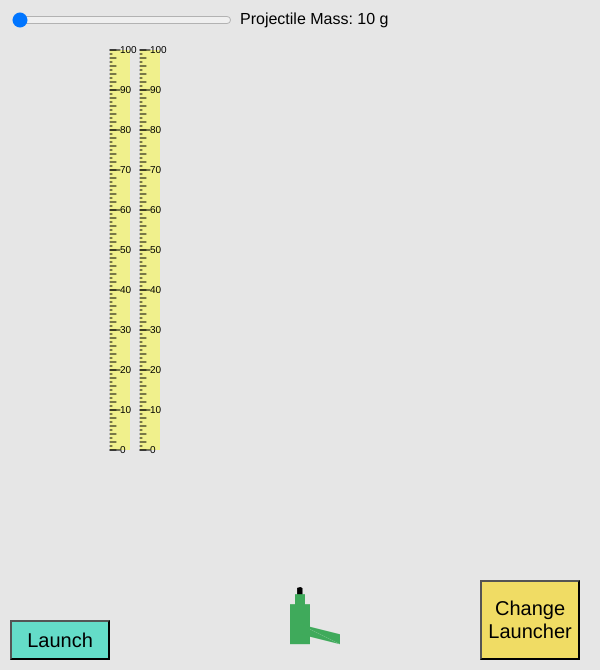
Frame 1 (no input)
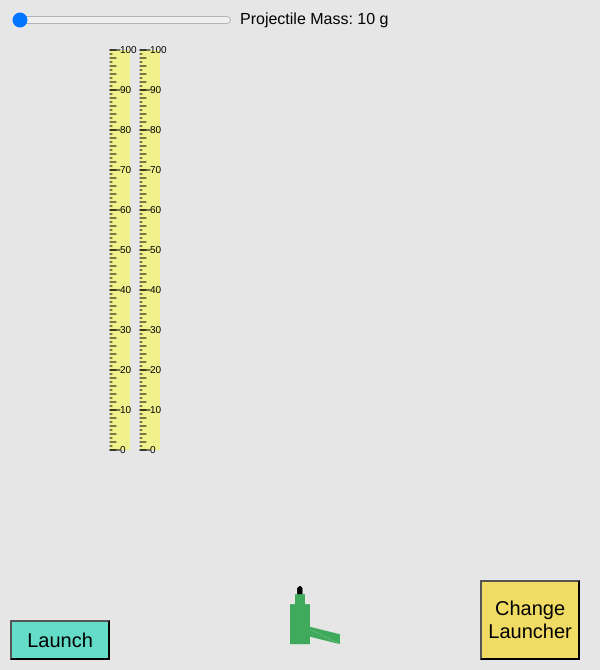
Frame 60 (no input)
Frame 120 (the mouse pressed at the canvas centre since frame 60): identical to frame 60, image omitted

The p5.js sketch that drew these frames (run headless with seeded random() and noise() and a simulated clock; from frame 60 on, the mouse is pressed at the canvas centre):

// p5.js sketch
// ── sketch.js
let projectile;
let resetButton;
let changeLauncher;
let running;
let ruler;
let ruler2;
let energy;
let launcherColor;

function setup() {
  createCanvas(600, 670);

  rectMode(CENTER);
  sliderm = createSlider(10, 100, 1, 0.1);
  sliderm.position(10, 10);
  sliderm.style("width", "220px");

  resetButton = createButton("Launch");
  resetButton.position(10, height - 50);
  resetButton.size(100, 40);
  resetButton.style("font-size", "20px");
  resetButton.style("background-color", color(100, 220, 200));
  resetButton.mousePressed(go);

  changeLauncher = createButton("Change Launcher");
  changeLauncher.position(width - 120, height - 90);
  changeLauncher.size(100, 80);
  changeLauncher.style("font-size", "20px");
  changeLauncher.style("background-color", color(240, 220, 100));
  changeLauncher.mousePressed(newLauncher);

  projectile = new Projectile(1, 0);
  ruler = new Ruler(width / 4, 250, 20, 400);
  ruler2 = new Ruler(width / 5, 250, 20, 400);
  energy = 1000 * round(random(4, 8), 1);

  launcherColor = color(
    22 * random(1, 10),
    22 * random(1, 10),
    22 * random(1, 10)
  );
  launcher = new Launcher(energy, launcherColor);
  running = false;
}

function draw() {
  background(230);
  fill(0);

  textSize(20);
  textAlign(LEFT, CENTER);
  textSize(16);
  noStroke();
  text("Projectile Mass: " + sliderm.value() + " g", 240, 20);
  ruler.display(mouseX, mouseY);
  ruler2.display(mouseX, mouseY);

  projectile.display();
  launcher.display();

  if (running != true) {
    projectile.m = sliderm.value();
    projectile.y = (4.5 * height) / 5;
    projectile.v = -sqrt((2 * launcher.Usp) / projectile.m);
  }

  if (running == true) {
    projectile.move();
  }
}

class Projectile {
  constructor(m, v) {
    this.m = m;
    this.v = v;
    this.y = (4.5 * height) / 5;
  }
  move() {
    this.v += 1;
    this.y += this.v;
  }
  display() {
    fill(0);
    ellipse(width / 2, this.y-15, sqrt(this.m), sqrt(this.m));
    rect(width / 2, this.y, 4, 30);
  }
}

class Ruler {
  constructor(x, y, w, h) {
    this.x = x;
    this.y = y;
    this.w = w;
    this.h = h;
    this.dragging = false;
    this.offsetX = 0;
    this.offsetY = 0;
  }

  display(px, py) {
    fill(240, 240, 140);
    noStroke();
    if (this.dragging) {
      rect(px + this.offsetX, py + this.offsetY, this.w, this.h);
      tickMarks(
        px + this.offsetX - this.w / 2,
        py + this.offsetY - this.h / 2,
        4
      );
      this.x = px + this.offsetX;
      this.y = py + this.offsetY;
    } else {
      rect(this.x, this.y, this.w, this.h);
      tickMarks(this.x - this.w / 2, this.y - this.h / 2, 4);
    }
  }

  pressed(px, py) {
    if (
      px > this.x - this.w / 2 &&
      px < this.x + this.w / 2 &&
      py > this.y - this.h / 2 &&
      py < this.y + this.h / 2
    ) {
      this.dragging = true;
      this.offsetX = this.x - px;
      this.offsetY = this.y - py;
    }
  }

  notPressed(px, py) {
    this.dragging = false;
  }
}

class Launcher {
  constructor(e, c) {
    this.Usp = e;
    this.color = c;
  }
  display() {
    noStroke();
    fill(this.color);
    rect(width / 2, (5.5 * height) / 6, 10, 40);
    rect(width / 2, (5.5 * height) / 6 + 10, 20, 40);
    triangle(
      width / 2,
      (5.5 * height) / 6 + 10,
      width / 2,
      (5.5 * height) / 6 + 20,
      width / 2 + 40,
      (5.5 * height) / 6 + 30
    );
    triangle(
      width / 2 + 40,
      (5.5 * height) / 6 + 30,
      width / 2,
      (5.5 * height) / 6 + 10,
      width / 2 + 40,
      (5.5 * height) / 6 + 20
    );
  }
}

function go() {
  if (running) {
    resetButton.html("Launch");
    setting = 4;
  } else {
    resetButton.html("Reload");
  }
  running = !running;
}

function mousePressed() {
  ruler.pressed(mouseX, mouseY);
  ruler2.pressed(mouseX, mouseY);
}

function mouseReleased() {
  ruler.notPressed();
  ruler2.notPressed();
}

function tickMarks(x, y, s) {
  stroke(0);
  for (let i = 0; i < 101; i++) {
    line(x, y + s * i, x + 2 + 4 * ((i + 1) % 2), y + s * i);
    if (i % 10 == 0) {
      line(x, y + s * i, x + 10, y + s * i);
      noStroke();
      fill(0);
      textSize(10);
      text(100 - i, x + 10, y + s * i);
      stroke(0);
    }
  }
}

function newLauncher(){
  energy = 1000 * round(random(4, 8), 1);
   launcherColor = color(
    22 * random(1, 10),
    22 * random(1, 10),
    22 * random(1, 10)
  );
  launcher = new Launcher(energy, launcherColor);
  running = false;

}
